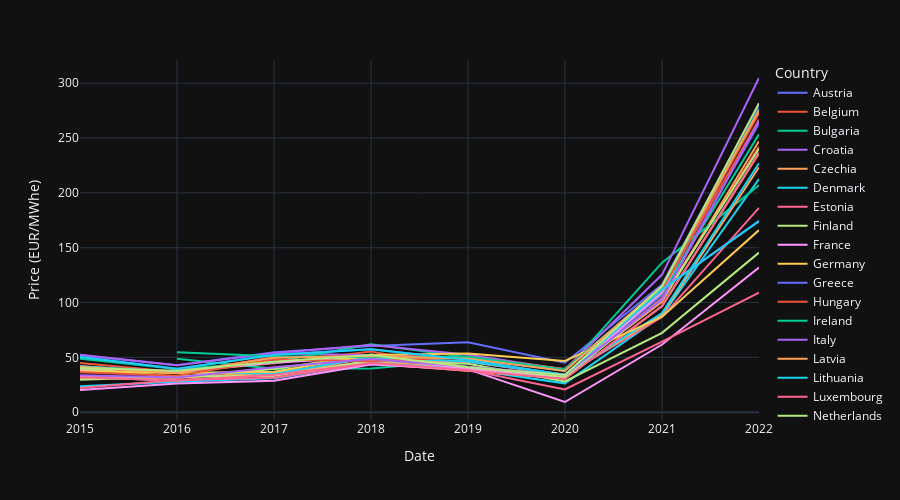

The cell this chart's notebook holds for it:
### Code cell
# Code to download data from https://ember-climate.org/app/uploads/2022/09/european_wholesale_electricity_price_data_daily-4.csv

import pandas as pd
import plotly_express as px

# Select data to chart
data_frequency = 3 # Enter 1 (daily prices), 2 (monthly average prices), 3 (yearly average prices)
country_coverage = 1 # Enter 1 (all countries), 2 (specific countries that need to be listed in 'country_list' variable below)
country_list = ['Germany', 'France', 'Italy'] # for use when user wants to import data for certain countries (i.e. option 2 in 'country_coverage')

def time_series_data_func(df, country_list): # returns time series data (for charting) as well as geographical data (for mapping) of daily/monthly/yearly prices either for all countries or for some. 
    # save ISO3 country codes per country in a DataFrame. ISO3 codes will be used later to create geographical map chart
    country_names  = list(df['Country'].unique()) # assign unique country names to country_names list
    country_codes = list(df['ISO3 Code'].unique()) # assign unique ISO3 country codes to country_codes list
    df_ISO_codes = pd.DataFrame({'Country': country_names, 'ISO3 Code': country_codes}) # create 'df_ISO_codes' DataFrame to host country names and their ISO3 codes
    if country_coverage == 2: # filters time series data only for certain countries that were selected in 'country_list' variable
        df = df[df['Country'].isin(country_list)]
    if data_frequency == 1: # returns time series data (for charting) as well as geographical data (for mapping) of all daily prices either for all countries or for some. 
        df_geo = geo_data_func(df, df_ISO_codes) # formats data that will be used later to create geographical map chart
        return df, df_geo
    elif data_frequency == 2 or data_frequency == 3: # returns time series data (for charting) as well as geographical data (for mapping) of average monthly/yearly prices either for all countries or for some. 
        # calculate monthly average prices by country
        df = df.pivot(index='Date', columns='Country', values='Price (EUR/MWhe)') # move country names to columns
        if data_frequency == 2:
            df = df.groupby(pd.PeriodIndex(df.index, freq="M")).mean() # calculate monthly average values per country
        elif data_frequency == 3:
            df = df.groupby(pd.PeriodIndex(df.index, freq="Y")).mean() # calculate monthly average values per country
        df = df.reset_index() # move 'Date' column from being index into a separate column
        df = df.melt(id_vars=['Date'], value_vars=list(df.columns)[1:], var_name='Country', value_name='Price (EUR/MWhe)') # move individual country columns into a single 'Country' column
        df['Date'] = df['Date'].dt.to_timestamp() # convert DataFrame periods (e.g. 2015-01) to timestamp (e.g. 2015-01-01)
        df_geo = geo_data_func(df, df_ISO_codes) # formats data that will be used later to create geographical map chart
        return df, df_geo

def geo_data_func(df, df_ISO_codes): # formats data that will be used later to create geographical map chart
    if data_frequency == 1:
        df_geo = df
    elif data_frequency == 2 or data_frequency == 3:
        df_geo = pd.merge(df, df_ISO_codes, on ='Country', how ='left').dropna() # add 'ISO3 Code' column to 'df_avg_m' DataFrame. This will be used later to create a geographic map chart. Also, uses 'dropna()' function to remove NaN values to prevent geographic chart from showing wrong colours due to NaN values.
    df_geo = df_geo.sort_values('Date').groupby('Country').tail(1) # filter to show the latest (by 'Date' column) value per country
    df_geo = df_geo.sort_values('Price (EUR/MWhe)') # sort by values
    return df_geo


def line_chart_func(df): # creates chart of the latest daily or latest average monthly/yearly prices by country
    fig = px.line(df, 
        x=df['Date'],
        y=df['Price (EUR/MWhe)'],
        color=df['Country'],
        height=500, 
        width=900,
        template='plotly_dark'
        )  # charts the data
    fig.show() # chart daily the data

# create geographic map of the latest daily or latest average monthly/yearly prices by country
def geo_map_func(df):
    map_fig = px.choropleth(df,
                            locations='ISO3 Code',
                            projection='orthographic',
                            color='Price (EUR/MWhe)',
                            height=500, 
                            width=900,
                            color_continuous_scale=['green', 'white', 'red'],
                            #color_continuous_scale=px.colors.sequential.Viridis,
                            #color_continuous_scale='Bluered_r',
                            scope='europe', # limit the map to showing European countries only
                            hover_name='Country',
                            hover_data=['Country', 'Price (EUR/MWhe)']
    )
    map_fig.show()



# download data from CSV into DataFrame
df = pd.read_csv('european_wholesale_electricity_price_data_daily-4.csv') # copy CSV file downloaded from https://ember-climate.org/app/uploads/2022/09/european_wholesale_electricity_price_data_daily-4.csv into 'df' DataFrame into the same directory as this python file

# functions to run

time_series_data = time_series_data_func(df, country_list)
time_series_chart = line_chart_func(time_series_data[0])
geo_map= geo_map_func(time_series_data[1])

### Figure 1 — Plotly figure (JSON) as saved in the notebook; plotly's stock layout.template omitted (floating-point values rounded to 4 significant figures)
{"data": [{"hovertemplate": "Country=Austria<br>Date=%{x}<br>Price (EUR/MWhe)=%{y}<extra></extra>", "legendgroup": "Austria", "line": {"color": "#636efa", "dash": "solid"}, "marker": {"symbol": "circle"}, "mode": "lines", "name": "Austria", "orientation": "v", "showlegend": true, "type": "scatter", "x": ["2015-01-01T00:00:00", "2016-01-01T00:00:00", "2017-01-01T00:00:00", "2018-01-01T00:00:00", "2019-01-01T00:00:00", "2020-01-01T00:00:00", "2021-01-01T00:00:00", "2022-01-01T00:00:00"], "xaxis": "x", "y": [31.88, 28.98, 34.19, 46.31, 40.06, 33.15, 106.9, 263.3], "yaxis": "y"}, {"hovertemplate": "Country=Belgium<br>Date=%{x}<br>Price (EUR/MWhe)=%{y}<extra></extra>", "legendgroup": "Belgium", "line": {"color": "#EF553B", "dash": "solid"}, "marker": {"symbol": "circle"}, "mode": "lines", "name": "Belgium", "orientation": "v", "showlegend": true, "type": "scatter", "x": ["2015-01-01T00:00:00", "2016-01-01T00:00:00", "2017-01-01T00:00:00", "2018-01-01T00:00:00", "2019-01-01T00:00:00", "2020-01-01T00:00:00", "2021-01-01T00:00:00", "2022-01-01T00:00:00"], "xaxis": "x", "y": [44.72, 36.62, 44.58, 55.28, 39.35, 31.88, 104.1, 242.3], "yaxis": "y"}, {"hovertemplate": "Country=Bulgaria<br>Date=%{x}<br>Price (EUR/MWhe)=%{y}<extra></extra>", "legendgroup": "Bulgaria", "line": {"color": "#00cc96", "dash": "solid"}, "marker": {"symbol": "circle"}, "mode": "lines", "name": "Bulgaria", "orientation": "v", "showlegend": true, "type": "scatter", "x": ["2015-01-01T00:00:00", "2016-01-01T00:00:00", "2017-01-01T00:00:00", "2018-01-01T00:00:00", "2019-01-01T00:00:00", "2020-01-01T00:00:00", "2021-01-01T00:00:00", "2022-01-01T00:00:00"], "xaxis": "x", "y": [null, 48.8, 39.67, 39.89, 47.47, 39.29, 108.7, 253.4], "yaxis": "y"}, {"hovertemplate": "Country=Croatia<br>Date=%{x}<br>Price (EUR/MWhe)=%{y}<extra></extra>", "legendgroup": "Croatia", "line": {"color": "#ab63fa", "dash": "solid"}, "marker": {"symbol": "circle"}, "mode": "lines", "name": "Croatia", "orientation": "v", "showlegend": true, "type": "scatter", "x": ["2015-01-01T00:00:00", "2016-01-01T00:00:00", "2017-01-01T00:00:00", "2018-01-01T00:00:00", "2019-01-01T00:00:00", "2020-01-01T00:00:00", "2021-01-01T00:00:00", "2022-01-01T00:00:00"], "xaxis": "x", "y": [null, null, 53.79, 52.01, 49.28, 38.03, 114.7, 274.8], "yaxis": "y"}, {"hovertemplate": "Country=Czechia<br>Date=%{x}<br>Price (EUR/MWhe)=%{y}<extra></extra>", "legendgroup": "Czechia", "line": {"color": "#FFA15A", "dash": "solid"}, "marker": {"symbol": "circle"}, "mode": "lines", "name": "Czechia", "orientation": "v", "showlegend": true, "type": "scatter", "x": ["2015-01-01T00:00:00", "2016-01-01T00:00:00", "2017-01-01T00:00:00", "2018-01-01T00:00:00", "2019-01-01T00:00:00", "2020-01-01T00:00:00", "2021-01-01T00:00:00", "2022-01-01T00:00:00"], "xaxis": "x", "y": [32.32, 31.15, 36.45, 46.03, 40.23, 33.6, 100.7, 247.2], "yaxis": "y"}, {"hovertemplate": "Country=Denmark<br>Date=%{x}<br>Price (EUR/MWhe)=%{y}<extra></extra>", "legendgroup": "Denmark", "line": {"color": "#19d3f3", "dash": "solid"}, "marker": {"symbol": "circle"}, "mode": "lines", "name": "Denmark", "orientation": "v", "showlegend": true, "type": "scatter", "x": ["2015-01-01T00:00:00", "2016-01-01T00:00:00", "2017-01-01T00:00:00", "2018-01-01T00:00:00", "2019-01-01T00:00:00", "2020-01-01T00:00:00", "2021-01-01T00:00:00", "2022-01-01T00:00:00"], "xaxis": "x", "y": [23.53, 27.78, 30.84, 44.89, 39.02, 26.28, 88.06, 212.6], "yaxis": "y"}, {"hovertemplate": "Country=Estonia<br>Date=%{x}<br>Price (EUR/MWhe)=%{y}<extra></extra>", "legendgroup": "Estonia", "line": {"color": "#FF6692", "dash": "solid"}, "marker": {"symbol": "circle"}, "mode": "lines", "name": "Estonia", "orientation": "v", "showlegend": true, "type": "scatter", "x": ["2015-01-01T00:00:00", "2016-01-01T00:00:00", "2017-01-01T00:00:00", "2018-01-01T00:00:00", "2019-01-01T00:00:00", "2020-01-01T00:00:00", "2021-01-01T00:00:00", "2022-01-01T00:00:00"], "xaxis": "x", "y": [31.08, 33.07, 33.2, 47.07, 45.86, 33.69, 86.73, 186.4], "yaxis": "y"}, {"hovertemplate": "Country=Finland<br>Date=%{x}<br>Price (EUR/MWhe)=%{y}<extra></extra>", "legendgroup": "Finland", "line": {"color": "#B6E880", "dash": "solid"}, "marker": {"symbol": "circle"}, "mode": "lines", "name": "Finland", "orientation": "v", "showlegend": true, "type": "scatter", "x": ["2015-01-01T00:00:00", "2016-01-01T00:00:00", "2017-01-01T00:00:00", "2018-01-01T00:00:00", "2019-01-01T00:00:00", "2020-01-01T00:00:00", "2021-01-01T00:00:00", "2022-01-01T00:00:00"], "xaxis": "x", "y": [29.66, 32.44, 33.19, 46.8, 44.04, 28.02, 72.34, 145.5], "yaxis": "y"}, {"hovertemplate": "Country=France<br>Date=%{x}<br>Price (EUR/MWhe)=%{y}<extra></extra>", "legendgroup": "France", "line": {"color": "#FF97FF", "dash": "solid"}, "marker": {"symbol": "circle"}, "mode": "lines", "name": "France", "orientation": "v", "showlegend": true, "type": "scatter", "x": ["2015-01-01T00:00:00", "2016-01-01T00:00:00", "2017-01-01T00:00:00", "2018-01-01T00:00:00", "2019-01-01T00:00:00", "2020-01-01T00:00:00", "2021-01-01T00:00:00", "2022-01-01T00:00:00"], "xaxis": "x", "y": [38.53, 36.75, 44.96, 50.2, 39.45, 32.2, 109.2, 276.4], "yaxis": "y"}, {"hovertemplate": "Country=Germany<br>Date=%{x}<br>Price (EUR/MWhe)=%{y}<extra></extra>", "legendgroup": "Germany", "line": {"color": "#FECB52", "dash": "solid"}, "marker": {"symbol": "circle"}, "mode": "lines", "name": "Germany", "orientation": "v", "showlegend": true, "type": "scatter", "x": ["2015-01-01T00:00:00", "2016-01-01T00:00:00", "2017-01-01T00:00:00", "2018-01-01T00:00:00", "2019-01-01T00:00:00", "2020-01-01T00:00:00", "2021-01-01T00:00:00", "2022-01-01T00:00:00"], "xaxis": "x", "y": [31.88, 28.98, 34.19, 44.47, 37.67, 30.47, 96.85, 236.3], "yaxis": "y"}, {"hovertemplate": "Country=Greece<br>Date=%{x}<br>Price (EUR/MWhe)=%{y}<extra></extra>", "legendgroup": "Greece", "line": {"color": "#636efa", "dash": "solid"}, "marker": {"symbol": "circle"}, "mode": "lines", "name": "Greece", "orientation": "v", "showlegend": true, "type": "scatter", "x": ["2015-01-01T00:00:00", "2016-01-01T00:00:00", "2017-01-01T00:00:00", "2018-01-01T00:00:00", "2019-01-01T00:00:00", "2020-01-01T00:00:00", "2021-01-01T00:00:00", "2022-01-01T00:00:00"], "xaxis": "x", "y": [51.93, 42.85, 54.68, 60.4, 63.82, 45.09, 116.5, 280.2], "yaxis": "y"}, {"hovertemplate": "Country=Hungary<br>Date=%{x}<br>Price (EUR/MWhe)=%{y}<extra></extra>", "legendgroup": "Hungary", "line": {"color": "#EF553B", "dash": "solid"}, "marker": {"symbol": "circle"}, "mode": "lines", "name": "Hungary", "orientation": "v", "showlegend": true, "type": "scatter", "x": ["2015-01-01T00:00:00", "2016-01-01T00:00:00", "2017-01-01T00:00:00", "2018-01-01T00:00:00", "2019-01-01T00:00:00", "2020-01-01T00:00:00", "2021-01-01T00:00:00", "2022-01-01T00:00:00"], "xaxis": "x", "y": [40.6, 35.43, 50.35, 51.01, 50.35, 39.01, 113.9, 272.7], "yaxis": "y"}, {"hovertemplate": "Country=Ireland<br>Date=%{x}<br>Price (EUR/MWhe)=%{y}<extra></extra>", "legendgroup": "Ireland", "line": {"color": "#00cc96", "dash": "solid"}, "marker": {"symbol": "circle"}, "mode": "lines", "name": "Ireland", "orientation": "v", "showlegend": true, "type": "scatter", "x": ["2015-01-01T00:00:00", "2016-01-01T00:00:00", "2017-01-01T00:00:00", "2018-01-01T00:00:00", "2019-01-01T00:00:00", "2020-01-01T00:00:00", "2021-01-01T00:00:00", "2022-01-01T00:00:00"], "xaxis": "x", "y": [48.64, 39.26, 45.7, 61.97, 50.16, 37.61, 136.3, 206.9], "yaxis": "y"}, {"hovertemplate": "Country=Italy<br>Date=%{x}<br>Price (EUR/MWhe)=%{y}<extra></extra>", "legendgroup": "Italy", "line": {"color": "#ab63fa", "dash": "solid"}, "marker": {"symbol": "circle"}, "mode": "lines", "name": "Italy", "orientation": "v", "showlegend": true, "type": "scatter", "x": ["2015-01-01T00:00:00", "2016-01-01T00:00:00", "2017-01-01T00:00:00", "2018-01-01T00:00:00", "2019-01-01T00:00:00", "2020-01-01T00:00:00", "2021-01-01T00:00:00", "2022-01-01T00:00:00"], "xaxis": "x", "y": [52.38, 42.69, 53.93, 61.28, 52.34, 38.92, 125.5, 304.8], "yaxis": "y"}, {"hovertemplate": "Country=Latvia<br>Date=%{x}<br>Price (EUR/MWhe)=%{y}<extra></extra>", "legendgroup": "Latvia", "line": {"color": "#FFA15A", "dash": "solid"}, "marker": {"symbol": "circle"}, "mode": "lines", "name": "Latvia", "orientation": "v", "showlegend": true, "type": "scatter", "x": ["2015-01-01T00:00:00", "2016-01-01T00:00:00", "2017-01-01T00:00:00", "2018-01-01T00:00:00", "2019-01-01T00:00:00", "2020-01-01T00:00:00", "2021-01-01T00:00:00", "2022-01-01T00:00:00"], "xaxis": "x", "y": [41.85, 36.09, 34.68, 49.9, 46.28, 34.05, 88.78, 223.4], "yaxis": "y"}, {"hovertemplate": "Country=Lithuania<br>Date=%{x}<br>Price (EUR/MWhe)=%{y}<extra></extra>", "legendgroup": "Lithuania", "line": {"color": "#19d3f3", "dash": "solid"}, "marker": {"symbol": "circle"}, "mode": "lines", "name": "Lithuania", "orientation": "v", "showlegend": true, "type": "scatter", "x": ["2015-01-01T00:00:00", "2016-01-01T00:00:00", "2017-01-01T00:00:00", "2018-01-01T00:00:00", "2019-01-01T00:00:00", "2020-01-01T00:00:00", "2021-01-01T00:00:00", "2022-01-01T00:00:00"], "xaxis": "x", "y": [41.92, 36.53, 35.13, 50.0, 46.12, 34.04, 90.46, 227.0], "yaxis": "y"}, {"hovertemplate": "Country=Luxembourg<br>Date=%{x}<br>Price (EUR/MWhe)=%{y}<extra></extra>", "legendgroup": "Luxembourg", "line": {"color": "#FF6692", "dash": "solid"}, "marker": {"symbol": "circle"}, "mode": "lines", "name": "Luxembourg", "orientation": "v", "showlegend": true, "type": "scatter", "x": ["2015-01-01T00:00:00", "2016-01-01T00:00:00", "2017-01-01T00:00:00", "2018-01-01T00:00:00", "2019-01-01T00:00:00", "2020-01-01T00:00:00", "2021-01-01T00:00:00", "2022-01-01T00:00:00"], "xaxis": "x", "y": [31.88, 28.98, 34.19, 44.47, 37.67, 30.47, 96.85, 236.3], "yaxis": "y"}, {"hovertemplate": "Country=Netherlands<br>Date=%{x}<br>Price (EUR/MWhe)=%{y}<extra></extra>", "legendgroup": "Netherlands", "line": {"color": "#B6E880", "dash": "solid"}, "marker": {"symbol": "circle"}, "mode": "lines", "name": "Netherlands", "orientation": "v", "showlegend": true, "type": "scatter", "x": ["2015-01-01T00:00:00", "2016-01-01T00:00:00", "2017-01-01T00:00:00", "2018-01-01T00:00:00", "2019-01-01T00:00:00", "2020-01-01T00:00:00", "2021-01-01T00:00:00", "2022-01-01T00:00:00"], "xaxis": "x", "y": [40.08, 32.25, 39.31, 52.54, 41.19, 32.24, 103.0, 240.4], "yaxis": "y"}, {"hovertemplate": "Country=Norway<br>Date=%{x}<br>Price (EUR/MWhe)=%{y}<extra></extra>", "legendgroup": "Norway", "line": {"color": "#FF97FF", "dash": "solid"}, "marker": {"symbol": "circle"}, "mode": "lines", "name": "Norway", "orientation": "v", "showlegend": true, "type": "scatter", "x": ["2015-01-01T00:00:00", "2016-01-01T00:00:00", "2017-01-01T00:00:00", "2018-01-01T00:00:00", "2019-01-01T00:00:00", "2020-01-01T00:00:00", "2021-01-01T00:00:00", "2022-01-01T00:00:00"], "xaxis": "x", "y": [20.16, 26.06, 28.59, 43.55, 38.98, 9.266, 61.68, 131.9], "yaxis": "y"}, {"hovertemplate": "Country=Poland<br>Date=%{x}<br>Price (EUR/MWhe)=%{y}<extra></extra>", "legendgroup": "Poland", "line": {"color": "#FECB52", "dash": "solid"}, "marker": {"symbol": "circle"}, "mode": "lines", "name": "Poland", "orientation": "v", "showlegend": true, "type": "scatter", "x": ["2015-01-01T00:00:00", "2016-01-01T00:00:00", "2017-01-01T00:00:00", "2018-01-01T00:00:00", "2019-01-01T00:00:00", "2020-01-01T00:00:00", "2021-01-01T00:00:00", "2022-01-01T00:00:00"], "xaxis": "x", "y": [37.24, 35.76, 36.78, 52.17, 53.46, 46.66, 87.03, 166.1], "yaxis": "y"}, {"hovertemplate": "Country=Portugal<br>Date=%{x}<br>Price (EUR/MWhe)=%{y}<extra></extra>", "legendgroup": "Portugal", "line": {"color": "#636efa", "dash": "solid"}, "marker": {"symbol": "circle"}, "mode": "lines", "name": "Portugal", "orientation": "v", "showlegend": true, "type": "scatter", "x": ["2015-01-01T00:00:00", "2016-01-01T00:00:00", "2017-01-01T00:00:00", "2018-01-01T00:00:00", "2019-01-01T00:00:00", "2020-01-01T00:00:00", "2021-01-01T00:00:00", "2022-01-01T00:00:00"], "xaxis": "x", "y": [50.47, 39.44, 52.48, 57.45, 47.87, 33.99, 112.0, 174.5], "yaxis": "y"}, {"hovertemplate": "Country=Romania<br>Date=%{x}<br>Price (EUR/MWhe)=%{y}<extra></extra>", "legendgroup": "Romania", "line": {"color": "#EF553B", "dash": "solid"}, "marker": {"symbol": "circle"}, "mode": "lines", "name": "Romania", "orientation": "v", "showlegend": true, "type": "scatter", "x": ["2015-01-01T00:00:00", "2016-01-01T00:00:00", "2017-01-01T00:00:00", "2018-01-01T00:00:00", "2019-01-01T00:00:00", "2020-01-01T00:00:00", "2021-01-01T00:00:00", "2022-01-01T00:00:00"], "xaxis": "x", "y": [36.43, 33.16, 48.02, 46.43, 50.4, 39.49, 111.4, 266.9], "yaxis": "y"}, {"hovertemplate": "Country=Serbia<br>Date=%{x}<br>Price (EUR/MWhe)=%{y}<extra></extra>", "legendgroup": "Serbia", "line": {"color": "#00cc96", "dash": "solid"}, "marker": {"symbol": "circle"}, "mode": "lines", "name": "Serbia", "orientation": "v", "showlegend": true, "type": "scatter", "x": ["2015-01-01T00:00:00", "2016-01-01T00:00:00", "2017-01-01T00:00:00", "2018-01-01T00:00:00", "2019-01-01T00:00:00", "2020-01-01T00:00:00", "2021-01-01T00:00:00", "2022-01-01T00:00:00"], "xaxis": "x", "y": [null, 54.72, 51.05, 50.16, 50.51, 39.01, 114.0, 276.6], "yaxis": "y"}, {"hovertemplate": "Country=Slovakia<br>Date=%{x}<br>Price (EUR/MWhe)=%{y}<extra></extra>", "legendgroup": "Slovakia", "line": {"color": "#ab63fa", "dash": "solid"}, "marker": {"symbol": "circle"}, "mode": "lines", "name": "Slovakia", "orientation": "v", "showlegend": true, "type": "scatter", "x": ["2015-01-01T00:00:00", "2016-01-01T00:00:00", "2017-01-01T00:00:00", "2018-01-01T00:00:00", "2019-01-01T00:00:00", "2020-01-01T00:00:00", "2021-01-01T00:00:00", "2022-01-01T00:00:00"], "xaxis": "x", "y": [33.56, 31.61, 40.94, 48.47, 41.51, 34.01, 102.8, 265.6], "yaxis": "y"}, {"hovertemplate": "Country=Slovenia<br>Date=%{x}<br>Price (EUR/MWhe)=%{y}<extra></extra>", "legendgroup": "Slovenia", "line": {"color": "#FFA15A", "dash": "solid"}, "marker": {"symbol": "circle"}, "mode": "lines", "name": "Slovenia", "orientation": "v", "showlegend": true, "type": "scatter", "x": ["2015-01-01T00:00:00", "2016-01-01T00:00:00", "2017-01-01T00:00:00", "2018-01-01T00:00:00", "2019-01-01T00:00:00", "2020-01-01T00:00:00", "2021-01-01T00:00:00", "2022-01-01T00:00:00"], "xaxis": "x", "y": [41.42, 35.62, 49.52, 51.17, 48.75, 37.55, 115.0, 275.4], "yaxis": "y"}, {"hovertemplate": "Country=Spain<br>Date=%{x}<br>Price (EUR/MWhe)=%{y}<extra></extra>", "legendgroup": "Spain", "line": {"color": "#19d3f3", "dash": "solid"}, "marker": {"symbol": "circle"}, "mode": "lines", "name": "Spain", "orientation": "v", "showlegend": true, "type": "scatter", "x": ["2015-01-01T00:00:00", "2016-01-01T00:00:00", "2017-01-01T00:00:00", "2018-01-01T00:00:00", "2019-01-01T00:00:00", "2020-01-01T00:00:00", "2021-01-01T00:00:00", "2022-01-01T00:00:00"], "xaxis": "x", "y": [50.32, 39.67, 52.23, 57.3, 47.68, 33.96, 111.9, 174.1], "yaxis": "y"}, {"hovertemplate": "Country=Sweden<br>Date=%{x}<br>Price (EUR/MWhe)=%{y}<extra></extra>", "legendgroup": "Sweden", "line": {"color": "#FF6692", "dash": "solid"}, "marker": {"symbol": "circle"}, "mode": "lines", "name": "Sweden", "orientation": "v", "showlegend": true, "type": "scatter", "x": ["2015-01-01T00:00:00", "2016-01-01T00:00:00", "2017-01-01T00:00:00", "2018-01-01T00:00:00", "2019-01-01T00:00:00", "2020-01-01T00:00:00", "2021-01-01T00:00:00", "2022-01-01T00:00:00"], "xaxis": "x", "y": [22.01, 29.24, 31.34, 44.81, 38.54, 20.75, 64.35, 109.1], "yaxis": "y"}, {"hovertemplate": "Country=Switzerland<br>Date=%{x}<br>Price (EUR/MWhe)=%{y}<extra></extra>", "legendgroup": "Switzerland", "line": {"color": "#B6E880", "dash": "solid"}, "marker": {"symbol": "circle"}, "mode": "lines", "name": "Switzerland", "orientation": "v", "showlegend": true, "type": "scatter", "x": ["2015-01-01T00:00:00", "2016-01-01T00:00:00", "2017-01-01T00:00:00", "2018-01-01T00:00:00", "2019-01-01T00:00:00", "2020-01-01T00:00:00", "2021-01-01T00:00:00", "2022-01-01T00:00:00"], "xaxis": "x", "y": [40.26, 37.88, 45.93, 52.22, 40.91, 34.0, 114.9, 281.8], "yaxis": "y"}], "layout": {"height": 500, "legend": {"title": {"text": "Country"}, "tracegroupgap": 0}, "margin": {"t": 60}, "width": 900, "xaxis": {"anchor": "y", "domain": [0, 1], "title": {"text": "Date"}}, "yaxis": {"anchor": "x", "domain": [0, 1], "title": {"text": "Price (EUR/MWhe)"}}}}
